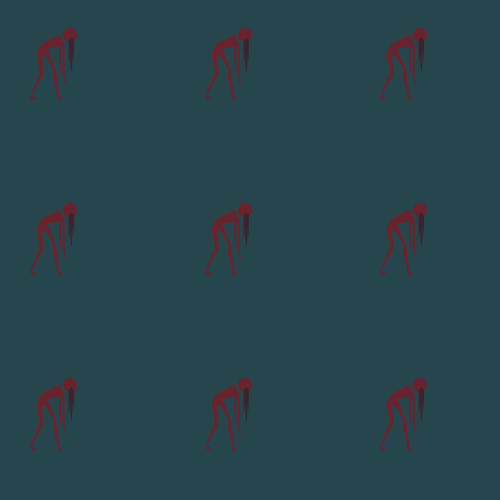
Frame 1 (no input)
Frame 60 (the mouse pressed at the canvas centre just before this capture): identical to frame 1, image omitted
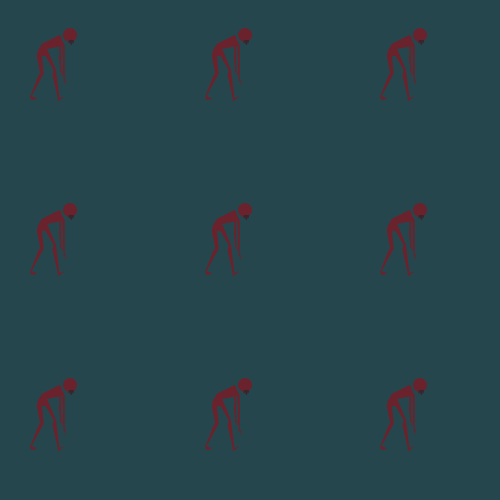
Frame 120 (the mouse held since frame 60 and released just before this capture)

The Processing sketch that drew these frames (run headless with seeded random() and noise(); from frame 60 on, the mouse is pressed at the canvas centre):

// Processing sketch: processing_113943
// ── processing_113943.pde

void setup ()
{
  size(500, 500);
  
  smooth();
 noStroke();
}

void draw()
{
  background(37,70,77);
  for (int i = 0; i <3; i++)
  {
    for (int j = 0; j<3; j++)
    {
      body(i*500, j*500);
    }
  }
}


void body(int x, int y)
{
  float stretch;


  pushMatrix();
  scale(0.35);
  
  stretch = noise(mouseX)*3.0;

fill(106,34,45);
    ellipse(x+200, y+100, 40, 40);

  beginShape();
  vertex(x+180, y+125);
  vertex(x+185, y+130);
  vertex(x+185, y+225);
  vertex(x+190, y+235);
  vertex(x+185, y+245);
  vertex(x+187, y+235);
  vertex(x+185, y+230);
  vertex(x+183, y+235);
  vertex(x+181, y+227);
  vertex(x+182, y+225);
  vertex(x+178, y+187);
  vertex(x+180, y+183);
  vertex(x+178, y+130);
  vertex(x+180, y+125);
  endShape();

  beginShape();
  vertex(x+170, y+100);
  vertex(x+185, y+130);
  vertex(x+135, y+140);
  vertex(x+160, y+200);
  vertex(x+170, y+280);
  vertex(x+185, y+275);
  vertex(x+165, y+290);
  vertex(x+165, y+280);
  vertex(x+150, y+215);
  vertex(x+153, y+200);
  vertex(x+130, y+160);
  vertex(x+120, y+160);
  vertex(x+125, y+210);
  vertex(x+90, y+275);
  vertex(x+105, y+280);
  vertex(x+100, y+285);
  vertex(x+90, y+285);
  vertex(x+85, y+275);
  vertex(x+87, y+274);
  vertex(x+110, y+215);
  vertex(x+115, y+210);
  vertex(x+105, y+160);
  vertex(x+108, y+145);
  vertex(x+120, y+125);
  vertex(x+170, y+100);
  endShape();

  beginShape();
  vertex(x+170, y+100);
  vertex(x+175, y+105);
  vertex(x+175, y+200);
  vertex(x+180, y+210);
  vertex(x+175, y+220);
  vertex(x+177, y+210);
  vertex(x+175, y+205);
  vertex(x+173, y+210);
  vertex(x+171, y+202);
  vertex(x+172, y+200);
  vertex(x+168, y+162);
  vertex(x+170, y+158);
  vertex(x+168, y+105);
  vertex(x+170, y+100);
  endShape();
  
  fill(59,36,46);
    beginShape();
    
  int vomitX = x + 196;
  int vomitY = y + 115;
  vertex(vomitX, vomitY);
  vertex(vomitX, vomitY + (30.0*stretch));
  vertex(vomitX+2, vomitY + (35.0*stretch));
  vertex(vomitX+4, vomitY+(20.0*stretch));
  vertex(vomitX+6, vomitY+(45.0*stretch));
  vertex(vomitX+8, vomitY+(50.0*stretch));
  vertex(vomitX+10, vomitY+(45.0*stretch));
  vertex(vomitX+12, vomitY+(20.0*stretch));
  vertex(vomitX+14, vomitY+(35.0*stretch));
  vertex(vomitX+16, vomitY);
  vertex(vomitX+8, vomitY-(5.0*stretch));
  vertex(vomitX, vomitY);
  endShape();
  
  popMatrix();
}
